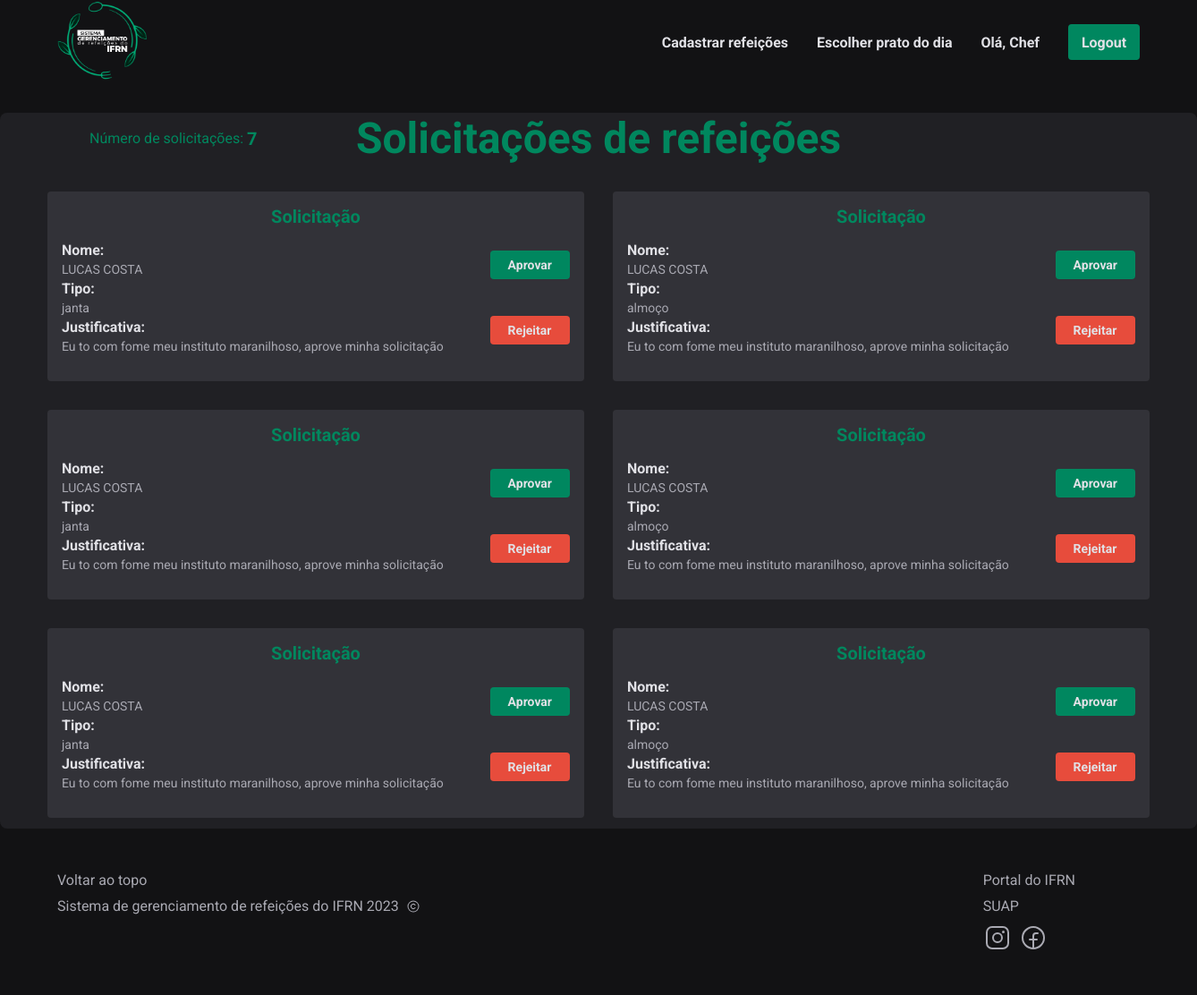
Page /meal/all-request-meal (signed in) on the committed database.
### apps/core/models.py (models this page shows)
class User(AbstractBaseUser, PermissionsMixin):
    username = models.CharField(max_length=42, unique=True)
    email = models.EmailField(unique=True)
    first_name = models.CharField(max_length=40)
    last_name = models.CharField(max_length=140)
    is_active = models.BooleanField(default=True)
    is_staff = models.BooleanField(default=False)
    chef = models.BooleanField(default=False)
    coordenator = models.BooleanField(default=False)
    objects = UserManager()
    USERNAME_FIELD = "username"
    REQUIRED_FIELDS = ["email"]
    class Meta:
        verbose_name = "Usuário"

class RequestSnack(models.Model):
    snack_types = Snack.type_choices
    snack_status = (
        ("aprovado", "aprovado"),
        ("reprovado", "reprovado"),
        ("pendente", "pendente"),
    )
    student_name = models.CharField("Nome do aluno", max_length=150, null=True, blank=True)
    student_registration = models.CharField("Matrícula do aluno", max_length=150, null=True, blank=True)
    student_email = models.EmailField("Email", max_length=150, null=True, blank=True)
    data = models.DateField("Data")
    justification = models.TextField("Justificativa", max_length=300)
    status = models.CharField("Situação",blank=True, null=True, choices=snack_status, default="pendente", max_length=15)
    type = models.CharField("Tipo", max_length=15, choices=snack_types)
    checked = models.BooleanField("Verificado", default=False)
    class Meta:
       verbose_name = "Solicitação de Refeição"

### apps/core/views.py (the view)
# urls.py: path("meal/all-request-meal", AllRequestMealView.as_view(), name="all-request-meal"),
class AllRequestMealView(ListView):
    model = RequestSnack
    template_name = "allRequestMeal.html"
    form_class = RequestSnackForm
    success_url = "/"
    def get_context_data(self, **kwargs):
        context = super(AllRequestMealView, self).get_context_data(**kwargs)
        unchecked_requests = RequestSnack.objects.filter(checked=False)
        context["requests"] = unchecked_requests.order_by('-data')
        context["qtd_requests"] = unchecked_requests.count()
        return context

### apps/core/templates/allRequestMeal.html
{% extends "base.html" %} {% load static %} {% block content %}
{% if user.is_superuser %} {% if not user.is_anonymous %}
<div class="ContainerAllRequestNeal">
  <div class="ContentAllRequestNeal">
    <div class="HeaderAllRequestNeal">
      <span class="QtdAllRequestNeal"
        ><p>Número de solicitações:</p>
        <strong>{{qtd_requests}}</strong></span
      >
      <h1>Solicitações de refeições</h1>
    </div>
    <div class="AllRequestNeal">
      {% for req in requests %}
      <div class="Neal">
        <h1>Solicitação</h1>
        <div class="ContentNeal">
          <span class="ContentNealTxt">
            <h4>Nome:</h4>
            <p>{{req.student_name}}</p>
            <h4>Tipo:</h4>
            <p>{{req.type}}</p>
            <h4>Justificativa:</h4>
            <p>{{req.justification}}</p>
          </span>
          <div class="ContentNealButtons">
            <a href="{% url 'approve-snack' req.id %}" id="btnApprove"
              >Aprovar</a
            >
            <a href="{% url 'reject-snack' req.id %}" id="btnReject"
              >Rejeitar</a
            >
          </div>
        </div>
      </div>
      {% endfor %}
    </div>
  </div>
</div>
{% endif %} {% endif %} {% endblock %}

### apps/core/templates/base.html (shortened to what this page needs)
{% load static %}
<!DOCTYPE html>
<html lang="pt-br">
  <head>
    <link rel="stylesheet" href="{% static 'css/base.css' %}" />
    <link rel="stylesheet" href="{% static 'css/home.css' %}" />
    <link rel="stylesheet" href="{% static 'css/todayMenu.css' %}" />
    <link rel="stylesheet" href="{% static 'css/request.css' %}" />
    <link rel="stylesheet" href="{% static 'css/allRequest.css' %}" />
    <link rel="stylesheet" href="{% static 'css/formToCreateMeal.css' %}" />
    <link rel="stylesheet" href="{% static 'css/select-dish.css' %}" />
  </head>
  <body class="body">
    <header class="header" id="header">
      <a href="/">
        <img
          src="{% static 'img/logo.png' %}"
          alt="logo do gerenciamneto de refeição"
        />
      </a>
      <nav class="navBar">
        {% if user.chef %}
          <a href="{% url 'create-meal' %}">Cadastrar refeições</a>
          <a href="{% url 'select-dish' %}">Escolher prato do dia</a>
        {% endif %}
        {% if not user.is_anonymous %}
          <a href="#">Olá, {{user.first_name}}</a>
          <a class="btnLogin" href="{% url 'logout' %}">Logout</a>
        {% endif %}
      </nav>
    </header>
    {% block content %} {% endblock %}
    <footer class="footer">
      <div class="OptionsFooter">
        <a href="#header">Voltar ao topo</a>
        <div class="ContentImg">
          <p>Sistema de gerenciamento de refeições do IFRN 2023</p>
          <img src="{% static 'img/copyright.svg'%}" />
        </div>
      </div>
      <div class="OptionsFooter">
        <a href="https://portal.ifrn.edu.br/">Portal do IFRN</a>
        <a href="https://suap.ifrn.edu.br/">SUAP</a>
        <div class="ContentImg">
          <a href="https://www.instagram.com/ifrnpaudosferros/"
            ><img src="{% static 'img/instagram-logo.svg'%}"
          /></a>
          <a href="https://www.facebook.com/ifrnpaudosferros"
            ><img src="{% static 'img/facebook-logo.svg'%}"
          /></a>
        </div>
      </div>
    </footer>
  </body>
</html>

### apps/core/static/css/base.css (style rules this page uses)
* { margin: 0; }
.body { background-color: #121214; color: #e1e1e6; font-family: "Roboto", sans-serif; }
.header { display: flex; align-items: center; justify-content: space-between; margin: 0 64px; }
.header > a > img { width: 100px; height: 90px; }
.navBar { display: flex; align-items: center; flex-direction: row; gap: 32px; }
.navBar > a { text-decoration: none; font-size: 16px; color: #e1e1e6; font-weight: bold; }
.btnLogin { display: flex; align-items: center; justify-content: center; background: #00875f; font-weight: bold; color: #e1e1e6; padding: 8px; font-size: 16px; border: 0; border-radius: 4px; width: 64px; height: 24px; }
.footer { bottom: 0; position: relative; width: 100%; display: flex; justify-content: space-between; padding: 16px 64px; font-size: 16px; background: #121214; color: #a9a9b2; }
.OptionsFooter { display: flex; flex-direction: column; justify-content: left; gap: 10px; margin-right: 200px; }
.OptionsFooter > a { text-decoration: none; color: #a9a9b2; }
.ContentImg { display: flex; align-items: center; flex-direction: row; gap: 8px; }
.ContentImg > img { width: 16px; height: 16px; }

### apps/core/static/css/allRequest.css (style rules this page uses)
.ContainerAllRequestNeal { background: #202024; display: flex; align-items: center; justify-content: center; gap: 16px; border-radius: 8px; margin: 32px 0; overflow: hidden; }
.ContentAllRequestNeal { overflow-y: scroll; max-height: 800px; display: flex; flex-direction: column; gap: 31px; }
.QtdAllRequestNeal { color: #00875e; font-size: 16px; gap: 4px; display: flex; position: absolute; left: 100px; display: flex; align-items: center; }
.QtdAllRequestNeal > strong { font-size: 20px; }
.HeaderAllRequestNeal > h1 { color: #00875e; font-size: 48px; }
.HeaderAllRequestNeal { display: flex; align-items: center; justify-content: center; }
.AllRequestNeal { display: grid; grid-template-columns: repeat(2, 1fr); gap: 32px; margin-bottom: 32px; }
.Neal { display: flex; flex-direction: column; justify-content: center; align-items: center; background: #323238; width: 600px; height: 180px; border: 0; border-radius: 4px; padding: 16px 0; }
.Neal > h1 { font-size: 20px; color: #00875e; margin: 0; }
.ContentNeal { display: flex; justify-content: space-between; align-items: center; width: 100%; }
.ContentNealTxt { display: flex; flex-direction: column; gap: 4px; padding: 16px; }
.ContentNealTxt > h4 { color: #e1e1e6; font-size: 16px; margin: 0; }
.ContentNealTxt > p { color: #a9a9b2; font-size: 14px; margin: 0; }
.ContentNealButtons { display: flex; flex-direction: column; gap: 41px; margin-right: 16px; }
#btnApprove { text-decoration: none; text-align: center; color: #e1e1e6; background: #00875f; font-weight: bold; font-size: 14px; padding: 8px 20px; border: 0; border-radius: 4px; }
#btnReject { text-decoration: none; color: #e1e1e6; background: #e74c3c; font-weight: bold; font-size: 14px; padding: 8px 20px; border: 0; border-radius: 4px; }

### rows in the picture
User: first_name "Chef"
RequestSnack: student_name "LUCAS COSTA", type "janta", justification "Eu to com fome meu instituto maranilhoso, aprove minha solicitação"
RequestSnack: student_name "LUCAS COSTA", type "almoço", justification "Eu to com fome meu instituto maranilhoso, aprove minha solicitação"
RequestSnack: student_name "LUCAS COSTA", type "janta", justification "Eu to com fome meu instituto maranilhoso, aprove minha solicitação"
RequestSnack: student_name "LUCAS COSTA", type "almoço", justification "Eu to com fome meu instituto maranilhoso, aprove minha solicitação"
RequestSnack: student_name "LUCAS COSTA", type "janta", justification "Eu to com fome meu instituto maranilhoso, aprove minha solicitação"
RequestSnack: student_name "LUCAS COSTA", type "almoço", justification "Eu to com fome meu instituto maranilhoso, aprove minha solicitação"

### other values in the picture
{{ qtd_requests }} "7"
